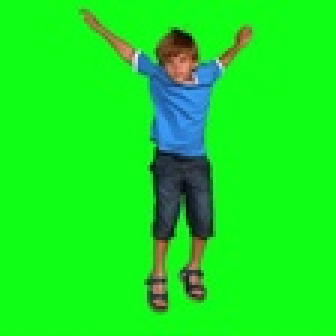
#> input picture Images/kid-green.jpg, 112 x 112 px, shrunk from 450 x 450 before the run (shown 3 times larger)
$ python images_example.py
#> lines starting #> are read from the running program, lines starting #| are printed output that depends on the picture; after the words box and inside, x2 and y2 are one past the last pixel; in counts of white or black regions, pixels touching at a corner belong together
### colour_helper.py
# Colour Helper
# Author: Kyle Wang
# 13 December 2023

# Do you need help with colours
# This is for you

def pixel_to_string(pixel: tuple) -> str:
    """Take a rgb 3-tuple and "interpret it"
    as a colour and return that colour's name.

    Params:
        pixel - 3-tuple of (red, green, blue)

    Return:
        String representing the colour
    """
    r, g, b = pixel


    if g > 220 and r < 120 and b < 120:
        return "green"

    # TODO: Implement detecting the colour red
    if g < 25 and r > 140 and b < 25:
        return "red"

    if g >= 80 and b < 40 and r <= 65:
        return "jelly bean green"

    if g <= 110 and b > 90 and r >= 40 and r < 150:
        return "purple"

    if r >= 159 and g < 80 and b <= 85:
        return "red ball"

# Question 1

def is_light(pixel: tuple) -> bool:
    """Take a rgb 3-tuple. If the average
    is greater than or equal to 128,
    return True, if not, return False.

    Params:
        pixel - 3-tuple of (red, green, blue)

    Return:
        Boolean value according to the average
    """

    r, g, b = pixel

    if ((r + g + b) / 3) >= 128:
        return True
    else:
        return False

black_pixel = (0, 0, 0)
dark_gray_pixel = (127, 127, 127)
light_gray_pixel = (128, 128, 128)
white_pixel = (255, 255, 255)

print(is_light(black_pixel))      # False
print(is_light(dark_gray_pixel))  # False
print(is_light(light_gray_pixel)) # True
print(is_light(white_pixel))      # True


# [5 lines left out: function pixel_to_grayscale, not called in this run]

### images_example.py
# Images and Python
# Author: Kyle Wang
# 11 December 2023

import colour_helper

from PIL import Image

# Recall that we can open up files in Python
with Image.open("./Images/kid-green.jpg") as im:
    # Algorithm to visit every pixel in the kid-green image
    # Store the height and width of the image
#> im is the input picture: PIL image 112x112 RGB; mean R, G, B 23.5, 232.3, 32.8
    image_height = im.height
#> image_height = 112
    image_width = im.width
#> image_width = 112

    # load the background image
    bg_im = Image.open("./Images/beach.jpg")
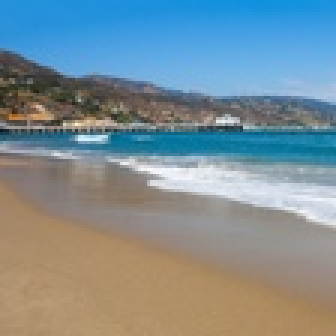
#> input picture Images/beach.jpg, 112 x 112 px, shrunk from 450 x 450 before the run (shown 3 times larger)
#> bg_im is the input picture: PIL image 112x112 RGB; mean R, G, B 124.7, 142.9, 149.9

    # outer loop is top to bottom
    # inner loop is left to right
    for y in range(image_height):
        for x in range(image_width):
            pixel = im.getpixel((x, y))
            # check pixel if it's green
            if colour_helper.pixel_to_string(pixel) == "green":
                # if it is, replace it with bg_img
                # pixel from the same coordinate
                bg_pixel = bg_im.getpixel((x, y))
                im.putpixel((x, y), bg_pixel)
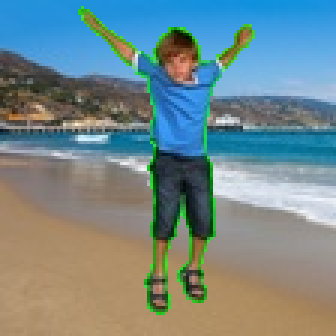
#> im: PIL image 112x112 RGB (shown 3 times larger); mean R, G, B 115.3, 136.6, 138.4
    bg_im.close()

    # save the image
    im.save("./Images/output.jpg")


# Question 2

with Image.open("./Images/best_pizza.jpg") as im:
    # Get the pize
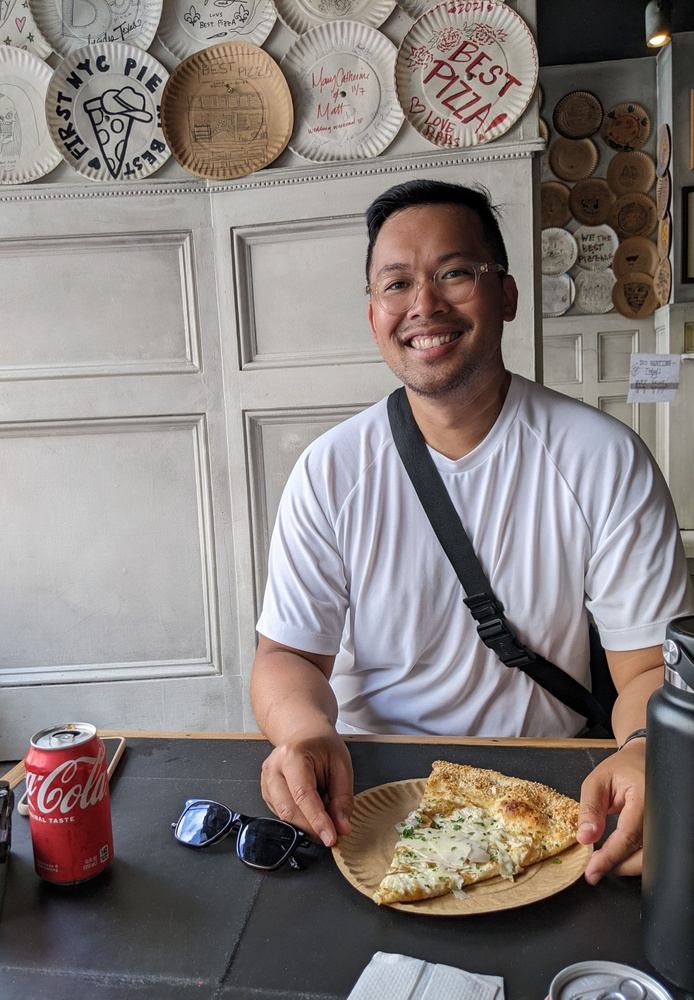
#> input picture Images/best_pizza.jpg, 694 x 1000 px, shrunk from 2786 x 4017 before the run
#> im is the input picture: PIL image 694x1000 RGB; mean R, G, B 134.1, 126.4, 124.1
    image_height = im.height
    image_width = im.width

    for y in range(image_height):
        for x in range(image_width):
            pixel = im.getpixel((x, y))
            if colour_helper.is_light(pixel) == True:
                im.putpixel((x, y), colour_helper.white_pixel)
            else:
                im.putpixel((x, y), colour_helper.black_pixel)
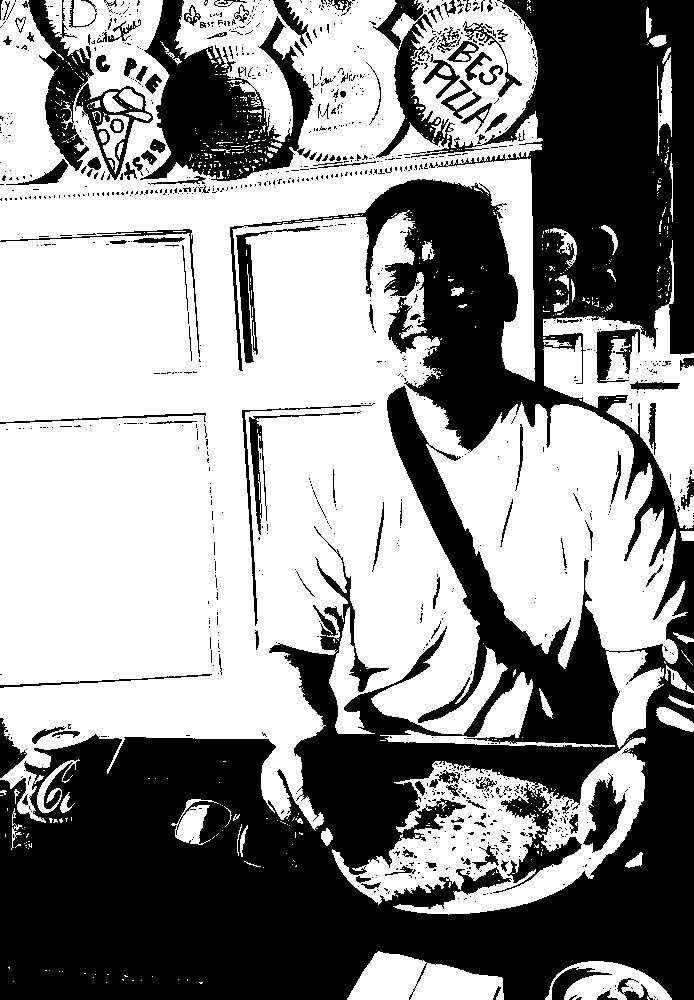
#> im: PIL image 694x1000 RGB; 56.7% white; 1061 black regions (917 under 20 px), largest, box (x1, y1, x2, y2) and area: (0, 0, 694, 1000) 255909, (140, 0, 314, 181) 14387, (22, 0, 94, 171) 4079

    im.save("./Images/pizza_output.jpg")
